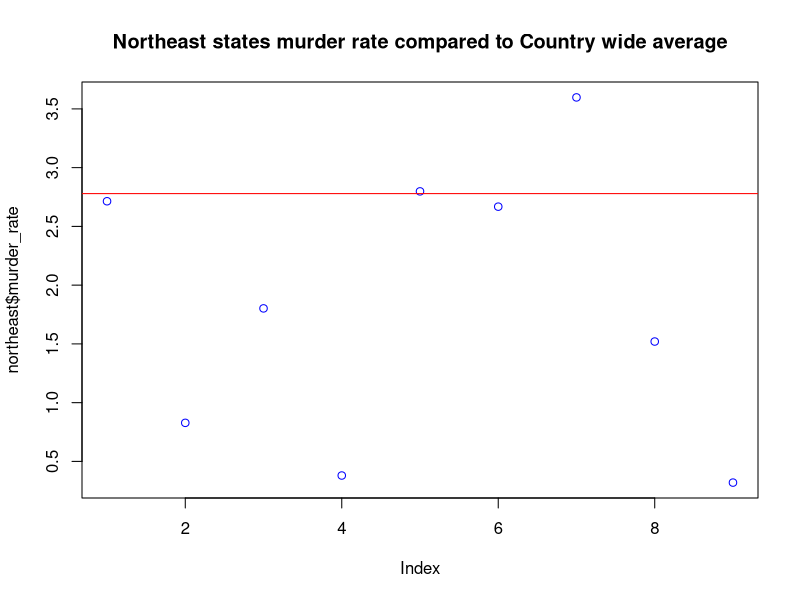
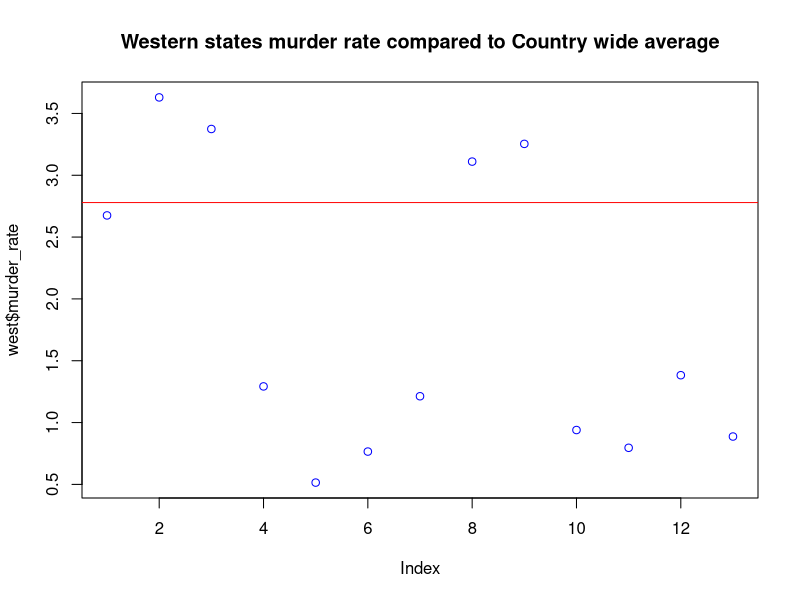
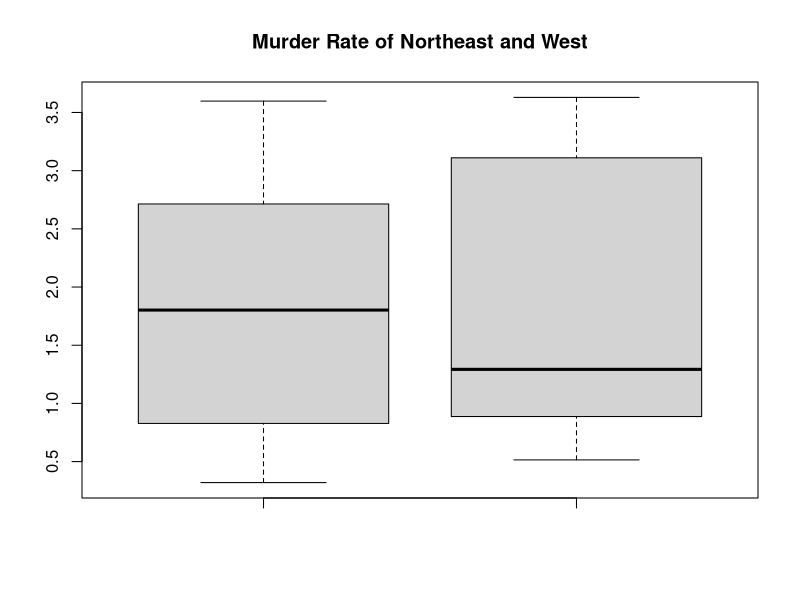

Write R code to recreate these figures, in order.
setwd("C:/Users/Gitesh/Desktop/Term 2/ALY6015/Week 2 Project")
library(tidyverse)
install.packages("dslabs")
library(dslabs)
data(murders)

summary(murders)


#calculating murder rate in per hundred thousand people
murder_rate <-  murders$total/murders$population * 100000
murders <- mutate(murders, murder_rate)
head(murders)
average_murder_rate <- mean(murder_rate)    
average_murder_rate   #2.779125

# We will test if the murder rate of Northeast states is less than country average
#one-sample t-test 
#H0: Murder rate of Northeast is greater than average murder rate of country
#H1: Murder rate of Northeast is  lower than average murder rate of country 
#confidence level of 95%

northeast <- filter(murders, murders$region == "Northeast" )
northeast

plot(northeast$murder_rate, main = "Northeast states murder rate compared to Country wide average", col="blue")
abline(a=average_murder_rate, b=0, col="red")

t.test(northeast$murder_rate, mu=average_murder_rate, alternative = "less", conf.level = 0.95)




#For two sample T-test and F-test you will create a new sample vector
#we will create a data.frame with only Western states

west <- filter(murders, murders$region == "West" )
west

plot(west$murder_rate, main = "Western states murder rate compared to Country wide average", col="blue")
abline(a=average_murder_rate, b=0, col="red")

#Before t-test conduct f-test to identify if they have different variance 
boxplot(northeast$murder_rate , west$murder_rate, main="Murder Rate of Northeast and West")

var.test(northeast$murder_rate, west$murder_rate, mu=0, conf.level = 0.95, alt="two.sided", var.equal = F, paired = F)

#t.test(murders$murder_rate ~ murders$region %in% c("Northeast", "West"), var.equal = F)   #not sure why this didn't work

t.test(northeast$murder_rate, west$murder_rate, mu=0, conf.level = 0.95, alt="two.sided", var.equal = T, paired = F)
